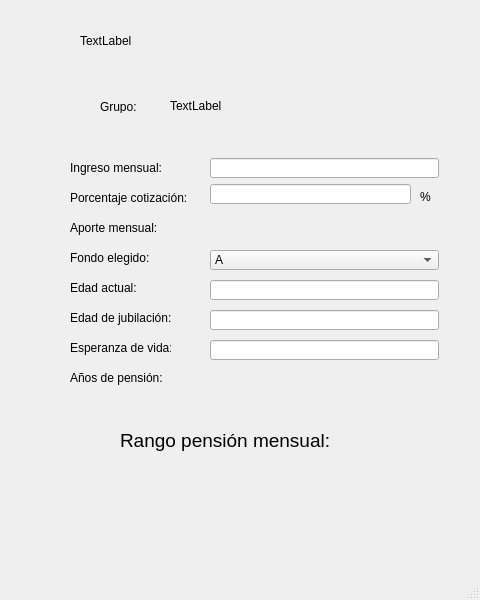
<?xml version="1.0" encoding="UTF-8"?>
<ui version="4.0">
 <class>MainWindow</class>
 <widget class="QMainWindow" name="MainWindow">
  <property name="geometry">
   <rect>
    <x>0</x>
    <y>0</y>
    <width>480</width>
    <height>600</height>
   </rect>
  </property>
  <property name="windowTitle">
   <string>MainWindow</string>
  </property>
  <widget class="QWidget" name="centralwidget">
   <widget class="QLabel" name="label_1">
    <property name="geometry">
     <rect>
      <x>80</x>
      <y>0</y>
      <width>321</width>
      <height>81</height>
     </rect>
    </property>
    <property name="text">
     <string>TextLabel</string>
    </property>
   </widget>
   <widget class="QLabel" name="label_2">
    <property name="geometry">
     <rect>
      <x>170</x>
      <y>80</y>
      <width>231</width>
      <height>51</height>
     </rect>
    </property>
    <property name="text">
     <string>TextLabel</string>
    </property>
   </widget>
   <widget class="QLabel" name="label">
    <property name="geometry">
     <rect>
      <x>100</x>
      <y>100</y>
      <width>46</width>
      <height>13</height>
     </rect>
    </property>
    <property name="text">
     <string>Grupo:</string>
    </property>
   </widget>
   <widget class="QLabel" name="label_3">
    <property name="geometry">
     <rect>
      <x>70</x>
      <y>160</y>
      <width>91</width>
      <height>16</height>
     </rect>
    </property>
    <property name="text">
     <string>Ingreso mensual:</string>
    </property>
   </widget>
   <widget class="QLabel" name="label_4">
    <property name="geometry">
     <rect>
      <x>70</x>
      <y>190</y>
      <width>121</width>
      <height>16</height>
     </rect>
    </property>
    <property name="text">
     <string>Porcentaje cotización:</string>
    </property>
   </widget>
   <widget class="QLabel" name="label_5">
    <property name="geometry">
     <rect>
      <x>70</x>
      <y>220</y>
      <width>101</width>
      <height>16</height>
     </rect>
    </property>
    <property name="text">
     <string>Aporte mensual:</string>
    </property>
   </widget>
   <widget class="QLabel" name="label_6">
    <property name="geometry">
     <rect>
      <x>70</x>
      <y>250</y>
      <width>101</width>
      <height>16</height>
     </rect>
    </property>
    <property name="text">
     <string>Fondo elegido:</string>
    </property>
   </widget>
   <widget class="QLabel" name="label_7">
    <property name="geometry">
     <rect>
      <x>70</x>
      <y>280</y>
      <width>121</width>
      <height>16</height>
     </rect>
    </property>
    <property name="text">
     <string>Edad actual:</string>
    </property>
   </widget>
   <widget class="QLabel" name="label_8">
    <property name="geometry">
     <rect>
      <x>70</x>
      <y>310</y>
      <width>111</width>
      <height>16</height>
     </rect>
    </property>
    <property name="text">
     <string>Edad de jubilación:</string>
    </property>
   </widget>
   <widget class="QLabel" name="label_9">
    <property name="geometry">
     <rect>
      <x>70</x>
      <y>340</y>
      <width>101</width>
      <height>16</height>
     </rect>
    </property>
    <property name="text">
     <string>Esperanza de vida:</string>
    </property>
   </widget>
   <widget class="QLabel" name="label_10">
    <property name="geometry">
     <rect>
      <x>70</x>
      <y>370</y>
      <width>101</width>
      <height>16</height>
     </rect>
    </property>
    <property name="text">
     <string>Años de pensión: </string>
    </property>
   </widget>
   <widget class="QLabel" name="label_11">
    <property name="geometry">
     <rect>
      <x>120</x>
      <y>420</y>
      <width>231</width>
      <height>41</height>
     </rect>
    </property>
    <property name="font">
     <font>
      <pointsize>14</pointsize>
     </font>
    </property>
    <property name="text">
     <string>Rango pensión mensual:</string>
    </property>
    <property name="textFormat">
     <enum>Qt::AutoText</enum>
    </property>
   </widget>
   <widget class="QLabel" name="calculo_label">
    <property name="geometry">
     <rect>
      <x>110</x>
      <y>470</y>
      <width>221</width>
      <height>61</height>
     </rect>
    </property>
    <property name="font">
     <font>
      <pointsize>16</pointsize>
     </font>
    </property>
    <property name="text">
     <string/>
    </property>
   </widget>
   <widget class="QLineEdit" name="input2">
    <property name="geometry">
     <rect>
      <x>210</x>
      <y>184</y>
      <width>201</width>
      <height>20</height>
     </rect>
    </property>
   </widget>
   <widget class="QLineEdit" name="input3">
    <property name="geometry">
     <rect>
      <x>210</x>
      <y>280</y>
      <width>229</width>
      <height>20</height>
     </rect>
    </property>
   </widget>
   <widget class="QLabel" name="aporte_label">
    <property name="geometry">
     <rect>
      <x>210</x>
      <y>210</y>
      <width>229</width>
      <height>21</height>
     </rect>
    </property>
    <property name="text">
     <string/>
    </property>
   </widget>
   <widget class="QLineEdit" name="input4">
    <property name="geometry">
     <rect>
      <x>210</x>
      <y>310</y>
      <width>229</width>
      <height>20</height>
     </rect>
    </property>
   </widget>
   <widget class="QLineEdit" name="input5">
    <property name="geometry">
     <rect>
      <x>210</x>
      <y>340</y>
      <width>229</width>
      <height>20</height>
     </rect>
    </property>
   </widget>
   <widget class="QLabel" name="pension_label">
    <property name="geometry">
     <rect>
      <x>210</x>
      <y>370</y>
      <width>229</width>
      <height>21</height>
     </rect>
    </property>
    <property name="text">
     <string/>
    </property>
   </widget>
   <widget class="QLineEdit" name="input1">
    <property name="geometry">
     <rect>
      <x>210</x>
      <y>158</y>
      <width>229</width>
      <height>20</height>
     </rect>
    </property>
   </widget>
   <widget class="QComboBox" name="combobox">
    <property name="geometry">
     <rect>
      <x>210</x>
      <y>250</y>
      <width>229</width>
      <height>20</height>
     </rect>
    </property>
    <item>
     <property name="text">
      <string>A</string>
     </property>
    </item>
    <item>
     <property name="text">
      <string>B</string>
     </property>
    </item>
    <item>
     <property name="text">
      <string>C</string>
     </property>
    </item>
    <item>
     <property name="text">
      <string>D</string>
     </property>
    </item>
    <item>
     <property name="text">
      <string>E</string>
     </property>
    </item>
   </widget>
   <widget class="QLabel" name="label_12">
    <property name="geometry">
     <rect>
      <x>420</x>
      <y>190</y>
      <width>46</width>
      <height>13</height>
     </rect>
    </property>
    <property name="text">
     <string>%</string>
    </property>
   </widget>
  </widget>
  <widget class="QMenuBar" name="menubar">
   <property name="geometry">
    <rect>
     <x>0</x>
     <y>0</y>
     <width>480</width>
     <height>21</height>
    </rect>
   </property>
  </widget>
  <widget class="QStatusBar" name="statusbar"/>
 </widget>
 <resources/>
 <connections/>
</ui>
